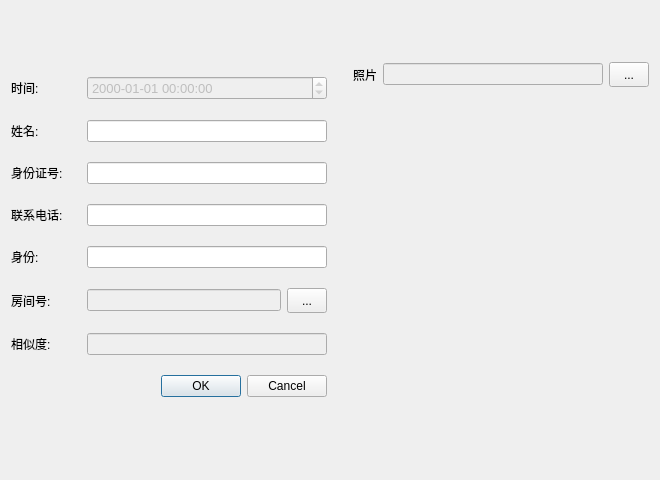
<?xml version="1.0" encoding="UTF-8"?>
<ui version="4.0">
 <class>ChangeView</class>
 <widget class="QDialog" name="ChangeView">
  <property name="geometry">
   <rect>
    <x>0</x>
    <y>0</y>
    <width>660</width>
    <height>480</height>
   </rect>
  </property>
  <property name="windowTitle">
   <string>Dialog</string>
  </property>
  <layout class="QVBoxLayout" name="verticalLayout">
   <item>
    <layout class="QHBoxLayout" name="horizontalLayout_3">
     <item>
      <layout class="QVBoxLayout" name="verticalLayout_2">
       <item>
        <layout class="QHBoxLayout" name="horizontalLayout">
         <item>
          <widget class="QLabel" name="label_79">
           <property name="minimumSize">
            <size>
             <width>70</width>
             <height>0</height>
            </size>
           </property>
           <property name="maximumSize">
            <size>
             <width>70</width>
             <height>16777215</height>
            </size>
           </property>
           <property name="text">
            <string>时间:</string>
           </property>
          </widget>
         </item>
         <item>
          <widget class="QDateTimeEdit" name="DateEdit">
           <property name="enabled">
            <bool>false</bool>
           </property>
           <property name="font">
            <font>
             <family>Microsoft YaHei UI</family>
             <pointsize>10</pointsize>
             <weight>50</weight>
             <italic>false</italic>
             <bold>false</bold>
            </font>
           </property>
           <property name="displayFormat">
            <string>yyyy-MM-dd hh:mm:ss</string>
           </property>
          </widget>
         </item>
        </layout>
       </item>
       <item>
        <layout class="QHBoxLayout" name="horizontalLayout_87">
         <item>
          <widget class="QLabel" name="label_77">
           <property name="minimumSize">
            <size>
             <width>70</width>
             <height>0</height>
            </size>
           </property>
           <property name="maximumSize">
            <size>
             <width>70</width>
             <height>16777215</height>
            </size>
           </property>
           <property name="text">
            <string>姓名:</string>
           </property>
          </widget>
         </item>
         <item>
          <widget class="QLineEdit" name="NameEdit"/>
         </item>
        </layout>
       </item>
       <item>
        <layout class="QHBoxLayout" name="horizontalLayout_89">
         <item>
          <widget class="QLabel" name="label_78">
           <property name="minimumSize">
            <size>
             <width>70</width>
             <height>0</height>
            </size>
           </property>
           <property name="maximumSize">
            <size>
             <width>70</width>
             <height>16777215</height>
            </size>
           </property>
           <property name="text">
            <string>身份证号:</string>
           </property>
          </widget>
         </item>
         <item>
          <widget class="QLineEdit" name="IdNumEdit"/>
         </item>
        </layout>
       </item>
       <item>
        <layout class="QHBoxLayout" name="horizontalLayout_86">
         <item>
          <widget class="QLabel" name="label_76">
           <property name="minimumSize">
            <size>
             <width>70</width>
             <height>0</height>
            </size>
           </property>
           <property name="maximumSize">
            <size>
             <width>70</width>
             <height>16777215</height>
            </size>
           </property>
           <property name="text">
            <string>联系电话:</string>
           </property>
          </widget>
         </item>
         <item>
          <widget class="QLineEdit" name="PhoneEdit">
           <property name="enabled">
            <bool>true</bool>
           </property>
          </widget>
         </item>
        </layout>
       </item>
       <item>
        <layout class="QHBoxLayout" name="horizontalLayout_91">
         <item>
          <widget class="QLabel" name="label_81">
           <property name="minimumSize">
            <size>
             <width>70</width>
             <height>0</height>
            </size>
           </property>
           <property name="maximumSize">
            <size>
             <width>70</width>
             <height>16777215</height>
            </size>
           </property>
           <property name="text">
            <string>身份:</string>
           </property>
          </widget>
         </item>
         <item>
          <widget class="QLineEdit" name="IdentityEdit">
           <property name="enabled">
            <bool>true</bool>
           </property>
           <property name="dragEnabled">
            <bool>false</bool>
           </property>
           <property name="readOnly">
            <bool>false</bool>
           </property>
          </widget>
         </item>
        </layout>
       </item>
       <item>
        <layout class="QHBoxLayout" name="horizontalLayout_85">
         <item>
          <widget class="QLabel" name="label_75">
           <property name="minimumSize">
            <size>
             <width>70</width>
             <height>0</height>
            </size>
           </property>
           <property name="maximumSize">
            <size>
             <width>70</width>
             <height>16777215</height>
            </size>
           </property>
           <property name="text">
            <string>房间号:</string>
           </property>
          </widget>
         </item>
         <item>
          <widget class="QLineEdit" name="HouseNumEdit">
           <property name="enabled">
            <bool>false</bool>
           </property>
           <property name="dragEnabled">
            <bool>false</bool>
           </property>
           <property name="readOnly">
            <bool>false</bool>
           </property>
          </widget>
         </item>
         <item>
          <widget class="QToolButton" name="toolButton_2">
           <property name="minimumSize">
            <size>
             <width>40</width>
             <height>25</height>
            </size>
           </property>
           <property name="text">
            <string>...</string>
           </property>
          </widget>
         </item>
        </layout>
       </item>
       <item>
        <layout class="QHBoxLayout" name="horizontalLayout_92">
         <item>
          <widget class="QLabel" name="label_82">
           <property name="minimumSize">
            <size>
             <width>70</width>
             <height>0</height>
            </size>
           </property>
           <property name="maximumSize">
            <size>
             <width>70</width>
             <height>16777215</height>
            </size>
           </property>
           <property name="text">
            <string>相似度:</string>
           </property>
          </widget>
         </item>
         <item>
          <widget class="QLineEdit" name="SimilarEdit">
           <property name="enabled">
            <bool>false</bool>
           </property>
           <property name="dragEnabled">
            <bool>false</bool>
           </property>
           <property name="readOnly">
            <bool>false</bool>
           </property>
          </widget>
         </item>
        </layout>
       </item>
       <item>
        <layout class="QHBoxLayout" name="horizontalLayout_88">
         <item>
          <spacer name="horizontalSpacer_21">
           <property name="orientation">
            <enum>Qt::Horizontal</enum>
           </property>
           <property name="sizeHint" stdset="0">
            <size>
             <width>40</width>
             <height>20</height>
            </size>
           </property>
          </spacer>
         </item>
         <item>
          <widget class="QDialogButtonBox" name="buttonBox">
           <property name="orientation">
            <enum>Qt::Horizontal</enum>
           </property>
           <property name="standardButtons">
            <set>QDialogButtonBox::Cancel|QDialogButtonBox::Ok</set>
           </property>
          </widget>
         </item>
        </layout>
       </item>
      </layout>
     </item>
     <item>
      <layout class="QVBoxLayout" name="verticalLayout_4" stretch="1,7">
       <property name="leftMargin">
        <number>20</number>
       </property>
       <property name="topMargin">
        <number>0</number>
       </property>
       <property name="bottomMargin">
        <number>25</number>
       </property>
       <item>
        <layout class="QHBoxLayout" name="horizontalLayout_4">
         <item>
          <widget class="QLabel" name="label">
           <property name="text">
            <string>照片</string>
           </property>
          </widget>
         </item>
         <item>
          <widget class="QLineEdit" name="lineEdit">
           <property name="enabled">
            <bool>false</bool>
           </property>
           <property name="minimumSize">
            <size>
             <width>80</width>
             <height>0</height>
            </size>
           </property>
          </widget>
         </item>
         <item>
          <widget class="QToolButton" name="toolButton">
           <property name="minimumSize">
            <size>
             <width>40</width>
             <height>25</height>
            </size>
           </property>
           <property name="text">
            <string>...</string>
           </property>
          </widget>
         </item>
        </layout>
       </item>
       <item>
        <layout class="QVBoxLayout" name="verticalLayout_5">
         <item>
          <widget class="QLabel" name="imagelab">
           <property name="minimumSize">
            <size>
             <width>200</width>
             <height>230</height>
            </size>
           </property>
           <property name="maximumSize">
            <size>
             <width>200</width>
             <height>300</height>
            </size>
           </property>
           <property name="styleSheet">
            <string notr="true"/>
           </property>
           <property name="text">
            <string/>
           </property>
           <property name="alignment">
            <set>Qt::AlignCenter</set>
           </property>
          </widget>
         </item>
        </layout>
       </item>
      </layout>
     </item>
    </layout>
   </item>
  </layout>
 </widget>
 <resources/>
 <connections/>
</ui>
